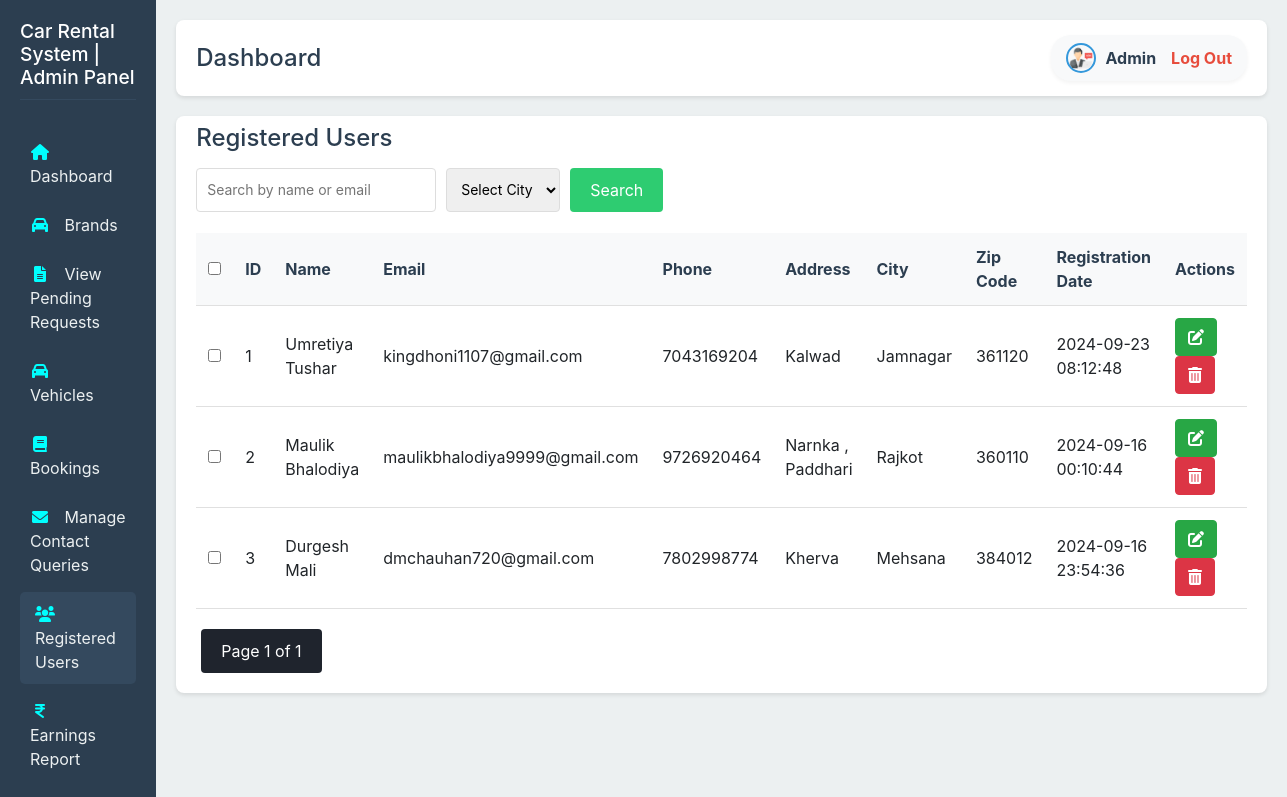
Page /admin/registered_users.php (signed in) on the committed database.
### tables this page shows
CREATE TABLE `users` (
  `id` int(11) NOT NULL,
  `fullname` varchar(100) NOT NULL,
  `email` varchar(100) NOT NULL,
  `phone` varchar(15) NOT NULL,
  `password` varchar(255) NOT NULL,
  `created_at` timestamp NOT NULL DEFAULT current_timestamp(),
  `address` varchar(100) NOT NULL,
  `profile_pic` varchar(100) DEFAULT NULL,
  `city` varchar(30) NOT NULL,
  `zip_code` varchar(8) NOT NULL
);

### admin/registered_users.php (the view, shortened to what this page needs)
<?php
require('db_connection.php');
$limit = 4;
$page = isset($_GET['page']) ? (int)$_GET['page'] : 1;
$offset = ($page - 1) * $limit;
$search = isset($_GET['search']) ? $_GET['search'] : '';
$citySort = isset($_GET['city_sort']) ? $_GET['city_sort'] : '';
$countQuery = "SELECT COUNT(*) AS total FROM users";
$countStmt = $conn->prepare($countQuery);
$searchTerm = '%' . $conn->real_escape_string($search) . '%';
$countStmt->execute();
$countResult = $countStmt->get_result();
$totalRows = $countResult->fetch_assoc()['total'];
$totalPages = ceil($totalRows / $limit);
$usersQuery = "SELECT id AS id, fullname AS name, email, phone, address, city, zip_code, created_at AS registration_date FROM users";
$usersQuery .= " LIMIT ? OFFSET ?";
$stmt = $conn->prepare($usersQuery);
if ($citySort) {
    if ($search) {
        $stmt->bind_param("ssii", $searchTerm, $searchTerm, $limit, $offset);
    } else {
        $stmt->bind_param("sii", $citySort, $limit, $offset);
    }
} else {
    if ($search) {
        $stmt->bind_param("ssii", $searchTerm, $searchTerm, $limit, $offset);
    } else {
        $stmt->bind_param("ii", $limit, $offset);
    }
}
$stmt->execute();
$usersResult = $stmt->get_result();
?>
<!DOCTYPE html>
<html lang="en">
<head>
    <link rel="stylesheet" href="registered_users.css">
    <link rel="stylesheet" href="https://stackpath.bootstrapcdn.com/bootstrap/4.5.2/css/bootstrap.min.css">
    <link rel="stylesheet" href="https://cdnjs.cloudflare.com/ajax/libs/font-awesome/6.0.0-beta3/css/all.min.css">
</head>
<body>
    <?php require('navbar.php'); ?>
    <div class="manage-users">
        <h3>Registered Users</h3>
        <div class="button-group">
        <div class="search-filter" >
        <form method="GET" action="registered_users.php" >
            <input type="text" name="search" placeholder="Search by name or email" value="<?php echo htmlspecialchars($search); ?>">
            <select name="city_sort" onchange="this.form.submit()">
                <option value="">Select City</option>
            </select>
            <button type="submit" class="search-btn">Search</button>
        </form>
        </div>
        </div>
        <div class="table-container">
            <table>
                <thead>
                    <tr>
                        <th><input type="checkbox" onclick="selectAll(this)"></th>
                        <th>ID</th>
                        <th>Name</th>
                        <th>Email</th>
                        <th>Phone</th>
                        <th>Address</th>
                        <th>City</th>
                        <th>Zip Code</th>
                        <th>Registration Date</th>
                        <th>Actions</th>
                    </tr>
                </thead>
                <tbody>
                    <?php if ($usersResult->num_rows > 0): ?>
                        <?php $counter = 1;  ?>
                        <?php while($user = $usersResult->fetch_assoc()): ?>
                            <tr>
                                <td><input type="checkbox" name="selected_users[]" value="<?php echo htmlspecialchars($user['id']); ?>" onclick="toggleDeleteButton()"></td>
                                <td><?php echo $counter++;  ?></td>
                                <td><?php echo htmlspecialchars($user['name']); ?></td>
                                <td><?php echo htmlspecialchars($user['email']); ?></td>
                                <td><?php echo htmlspecialchars($user['phone']); ?></td>
                                <td><?php echo htmlspecialchars($user['address']); ?></td>
                                <td><?php echo htmlspecialchars($user['city']); ?></td>
                                <td><?php echo htmlspecialchars($user['zip_code']); ?></td>
                                <td><?php echo htmlspecialchars($user['registration_date']); ?></td>
                                <td>
                                    <a href="edit_user.php?id=<?php echo $user['id']; ?>" class="btn btn-success"><i class="fas fa-edit"></i></a>
                                    <a href="registered_users.php?delete_user=<?php echo $user['id']; ?>" class="btn btn-danger" onclick="return confirm('Are you sure you want to delete this user?');"><i class="fas fa-trash-alt"></i></a>
                                </td>
                            </tr>
                        <?php endwhile; ?>
                    <?php else: ?>
                        <tr>
                            <td colspan="10">No registered users found.</td>
                        </tr>
                    <?php endif; ?>
                </tbody>
            </table>
        </div>
        <div class="pagination">
            <span class="current-page">Page <?php echo $page; ?> of <?php echo $totalPages; ?></span>
        </div>
    </div>
</body>
</html>

### admin/registered_users.css (style rules this page uses)
.manage-users { background-color: #ffffff; padding: 20px; padding-top: 8px; border-radius: 8px; box-shadow: 0 2px 4px rgba(0, 0, 0, 0.1); }
.manage-users h3 { color: #2c3e50; margin-bottom: 15px; font-size: 1.5rem; }
.button-group { display: flex; align-items: center; align-items: center; gap: 10px; }
.table-container { overflow-x: auto; margin-top: 0.1rem; }
.manage-users table { width: 100%; border-collapse: collapse; margin-top: 20px; }
.manage-users th, .manage-users td { text-align: left; padding: 12px; border-bottom: 1px solid #e0e0e0; }
.manage-users th { background-color: #f8f9fa; color: #2c3e50; font-weight: bold; }
.pagination { margin-top: 20px; text-align: center; }
.pagination a, .pagination span { display: inline-block; padding: 10px 20px; margin: 0 5px; border-radius: 4px; text-decoration: none; color: #fff; background-color: #3498db; transition: background-color 0.3s ease; }
.pagination .current-page { background-color: #1f242d; }

### admin/admin-style.css (style rules this page uses)
body { font-family: 'Segoe UI', Tahoma, Geneva, Verdana, sans-serif; margin: 0; padding: 0; display: flex; background-color: #f0f4f8; }
.table-container { overflow-x: auto; margin-top: 0.1rem; }
.search-filter form { display: flex; gap: 10px; }
.search-filter input, .search-filter select { padding: 10px; border: 1px solid #ddd; border-radius: 4px; font-size: 14px; }
.search-filter input[type="text"] { flex-grow: 1; }
.search-filter button { background-color: #2ecc71; color: white; border: none; padding: 10px 20px; border-radius: 4px; cursor: pointer; transition: background-color 0.3s ease; }
.pagination { margin-top: 20px; text-align: center; }
.pagination a, .pagination span { display: inline-block; padding: 10px 20px; margin: 0 5px; border-radius: 4px; text-decoration: none; color: #fff; background-color: #3498db; transition: background-color 0.3 ease; }
.pagination .current-page { background-color: #1f242d; }

### rows in the picture
users: fullname "Umretiya Tushar", email "kingdhoni1107@gmail.com", phone "7043169204", address "Kalwad", city "Jamnagar", zip_code "361120", created_at "2024-09-23 08:12:48"
users: fullname "Maulik Bhalodiya", email "maulikbhalodiya9999@gmail.com", phone "9726920464", address "Narnka , Paddhari", city "Rajkot", zip_code "360110", created_at "2024-09-16 00:10:44"
users: fullname "Durgesh Mali", email "dmchauhan720@gmail.com", phone "7802998774", address "Kherva", city "Mehsana", zip_code "384012", created_at "2024-09-16 23:54:36"

### other values in the picture
$page "1"
$totalPages "1"
